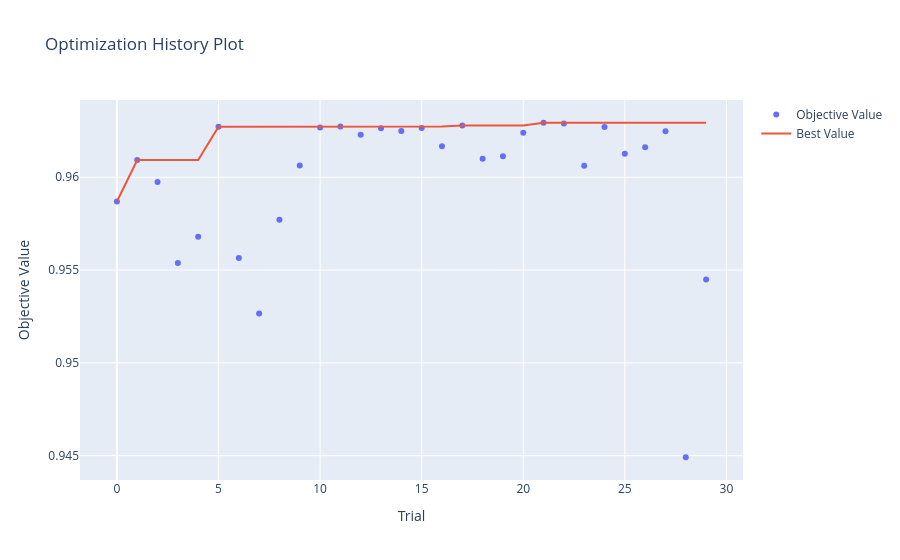

Here is the notebook cell this chart was saved with:
### Code cell
try:
    fig = optuna.visualization.plot_optimization_history(study)
    fig.show()
except NameError:
    print("Optuna wasn't run")

### Figure 1 — Plotly figure (JSON) as saved in the notebook; plotly's stock layout.template omitted (floating-point values rounded to 4 significant figures)
{"data": [{"mode": "markers", "name": "Objective Value", "type": "scatter", "x": [0, 1, 2, 3, 4, 5, 6, 7, 8, 9, 10, 11, 12, 13, 14, 15, 16, 17, 18, 19, 20, 21, 22, 23, 24, 25, 26, 27, 28, 29], "y": [0.9587, 0.9609, 0.9597, 0.9554, 0.9568, 0.9627, 0.9557, 0.9527, 0.9577, 0.9606, 0.9627, 0.9627, 0.9623, 0.9626, 0.9625, 0.9627, 0.9617, 0.9628, 0.961, 0.9611, 0.9624, 0.9629, 0.9629, 0.9606, 0.9627, 0.9613, 0.9616, 0.9625, 0.9449, 0.9545]}, {"mode": "lines", "name": "Best Value", "type": "scatter", "x": [0, 1, 2, 3, 4, 5, 6, 7, 8, 9, 10, 11, 12, 13, 14, 15, 16, 17, 18, 19, 20, 21, 22, 23, 24, 25, 26, 27, 28, 29], "y": [0.9587, 0.9609, 0.9609, 0.9609, 0.9609, 0.9627, 0.9627, 0.9627, 0.9627, 0.9627, 0.9627, 0.9627, 0.9627, 0.9627, 0.9627, 0.9627, 0.9627, 0.9628, 0.9628, 0.9628, 0.9628, 0.9629, 0.9629, 0.9629, 0.9629, 0.9629, 0.9629, 0.9629, 0.9629, 0.9629]}, {"marker": {"color": "#cccccc"}, "mode": "markers", "name": "Infeasible Trial", "showlegend": false, "type": "scatter", "x": [], "y": []}], "layout": {"title": {"text": "Optimization History Plot"}, "xaxis": {"title": {"text": "Trial"}}, "yaxis": {"title": {"text": "Objective Value"}}}}
